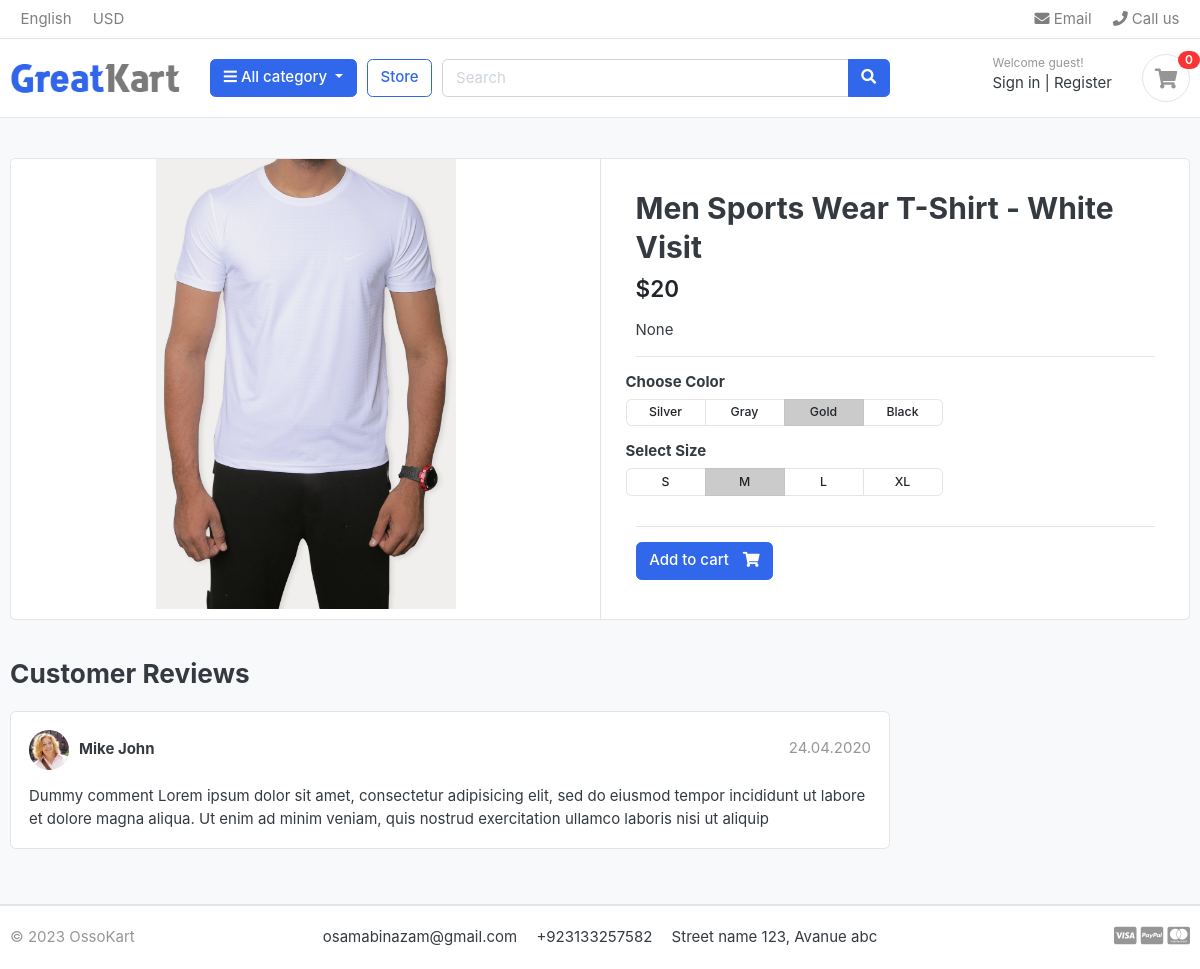
Screenshot of /store/t-shirt/men-sports-wear-t-shirt-white-visit/ with the database file from the repository.
### store/models.py (models this page shows, shortened)
class Product(models.Model):
    product_name = models.CharField(max_length=100,unique=True)
    slug = models.SlugField(max_length=200, unique=True)
    product_description = models.TextField(max_length=500, default="")
    price = models.IntegerField()
    image = models.ImageField(upload_to="./photos/products")
    stock = models.IntegerField()
    is_available = models.BooleanField(default=True);
    category = models.ForeignKey(Category, on_delete= models.CASCADE)
    create_date = models.DateTimeField(auto_now_add=True)
    modify_date = models.DateTimeField(auto_now = True)

### store/views.py (the view)
# urls.py: path('<slug:category_slug>/<slug:product_slug>/', views.product_detail, name='product-detail' ),
def product_detail(request, category_slug, product_slug):
    single_product = Product.objects.get(category__slug = category_slug, slug=product_slug)
    context ={
        'single_product':single_product,
    }
    return render(request, 'store/product_detail.html', context=context)

### category/context_processors.py (called while the page is built)
def menu_links(request):
    links = Category.objects.all()
    return dict(links=links)

### category/models.py (called while the page is built)
    def get_url (self):
        return reverse("products_by_category", args=[self.slug])

### ossocart/templates/store/product_detail.html (shortened to what this page needs)
{% extends 'ossocart/base.html' %}
{% load static %}
{% block content %}
<section class="section-content padding-y bg">
<div class="container">
<div class="card">
	<div class="row no-gutters">
		<aside class="col-md-6">
<article class="gallery-wrap">
	<div class="img-big-wrap">
	   <a href="#"><img src="{{single_product.image.url}} "></a>
	</div>
</article>
		</aside>
		<main class="col-md-6 border-left">
<article class="content-body">
<h2 class="title"> {{single_product.product_name}} </h2>
<div class="mb-3">
	<var class="price h4">${{single_product.price}}</var>
</div>
<p> {{single_product.product_description}} </p>
<hr>
	<div class="row">
		<div class="item-option-select">
			<h6>Choose Color</h6>
			<div class="btn-group btn-group-sm btn-group-toggle" data-toggle="buttons">
			  <label class="btn btn-light">
			    <input type="radio" name="radio_color"> Silver
			  </label>
			  <label class="btn btn-light">
			    <input type="radio" name="radio_color" > Gray
			  </label>
			  <label class="btn btn-light active">
			    <input type="radio" name="radio_color checked"> Gold
			  </label>
			  <label class="btn btn-light">
			    <input type="radio" name="radio_color"> Black
			  </label>
			</div>
		</div>
	</div>
	<div class="row">
		<div class="item-option-select">
			<h6>Select Size</h6>
			<div class="btn-group btn-group-sm btn-group-toggle" data-toggle="buttons">
			  <label class="btn btn-light">
			    <input type="radio" name="radio_color"> S
			  </label>
			  <label class="btn btn-light active">
			    <input type="radio" name="radio_color" checked> M
			  </label>
			  <label class="btn btn-light">
			    <input type="radio" name="radio_color"> L
			  </label>
			  <label class="btn btn-light">
			    <input type="radio" name="radio_color"> XL
			  </label>
			</div>
		</div>
	</div>
	<hr>
	{% if single_product.stock <= 0  %}
		<h5>Out of Stock</h5>
	{% else %}
		<a href="./product-detail.html" class="btn  btn-primary"> <span class="text">Add to cart</span> <i class="fas fa-shopping-cart"></i>  </a>
	{% endif %}
</article>
		</main>
	</div>
</div>
<br>
<div class="row">
			<div class="col-md-9">
	<header class="section-heading">
		<h3>Customer Reviews </h3>
	</header>
	<article class="box mb-3">
		<div class="icontext w-100">
			<img src=" {% static './images/avatars/avatar1.jpg' %} " class="img-xs icon rounded-circle">
			<div class="text">
				<span class="date text-muted float-md-right">24.04.2020 </span>
				<h6 class="mb-1">Mike John </h6>
			</div>
		</div>
		<div class="mt-3">
			<p>
				Dummy comment Lorem ipsum dolor sit amet, consectetur adipisicing elit, sed do eiusmod
				tempor incididunt ut labore et dolore magna aliqua. Ut enim ad minim veniam,
				quis nostrud exercitation ullamco laboris nisi ut aliquip
			</p>
		</div>
	</article>
	</div>
</div>
</div>
</section>
{% endblock content %}

### ossocart/static/css/ui.css (style rules this page uses)
html { font-family: "Inter", sans-serif; font-size: 15px; }
.content-body { flex: 1 1 auto; padding: 2rem 2.3rem; }
.img-xs, .img-sm, .img-md, .img-lg { -o-object-fit: cover; object-fit: cover; flex-shrink: 0; flex-grow: 0; }
.img-xs { width: 40px; height: 40px; }
.padding-y { padding-top: 40px; padding-bottom: 40px; }
var { font-style: normal; }
article:after, .form-group:after { display: block; clear: both; content: ""; }
.bg { background-color: #f8f9fa; }
.section-heading { margin-bottom: 20px; margin-top: 15px; }
p:last-child { margin-bottom: 0; }
.btn-light { background-color: #fff; border-color: #e4e4e4; }
.btn .text + i { margin-left: 10px; }
.icontext { display: inline-flex; align-items: center; vertical-align: middle; }
.icontext .text { width: 100%; line-height: 1.2; }
.icontext .icon { position: relative; margin-right: 10px; flex-shrink: 0; flex-grow: 0; }
.price { font-weight: 600; color: #212529; }
.box { padding: 18px; background: #fff; border-radius: 0.37rem; border: 1px solid #e4e4e4; }
.box img { max-width: 100%; }
.gallery-wrap .img-big-wrap { margin-bottom: 10px; border-radius: 0.37rem; overflow: hidden; background-color: #fff; }
.gallery-wrap .img-big-wrap a { text-align: center; display: block; }
.gallery-wrap .img-big-wrap img { height: 450px; width: auto; display: inline-block; }
.item-option-select { margin-bottom: 1rem; display: inline-block; margin-right: 15px; }
.item-option-select .btn { min-width: 80px; }

### rows the page displays
Product: image (picture), product_name "Men Sports Wear T-Shirt - White Visit", price "20", product_description "None"
